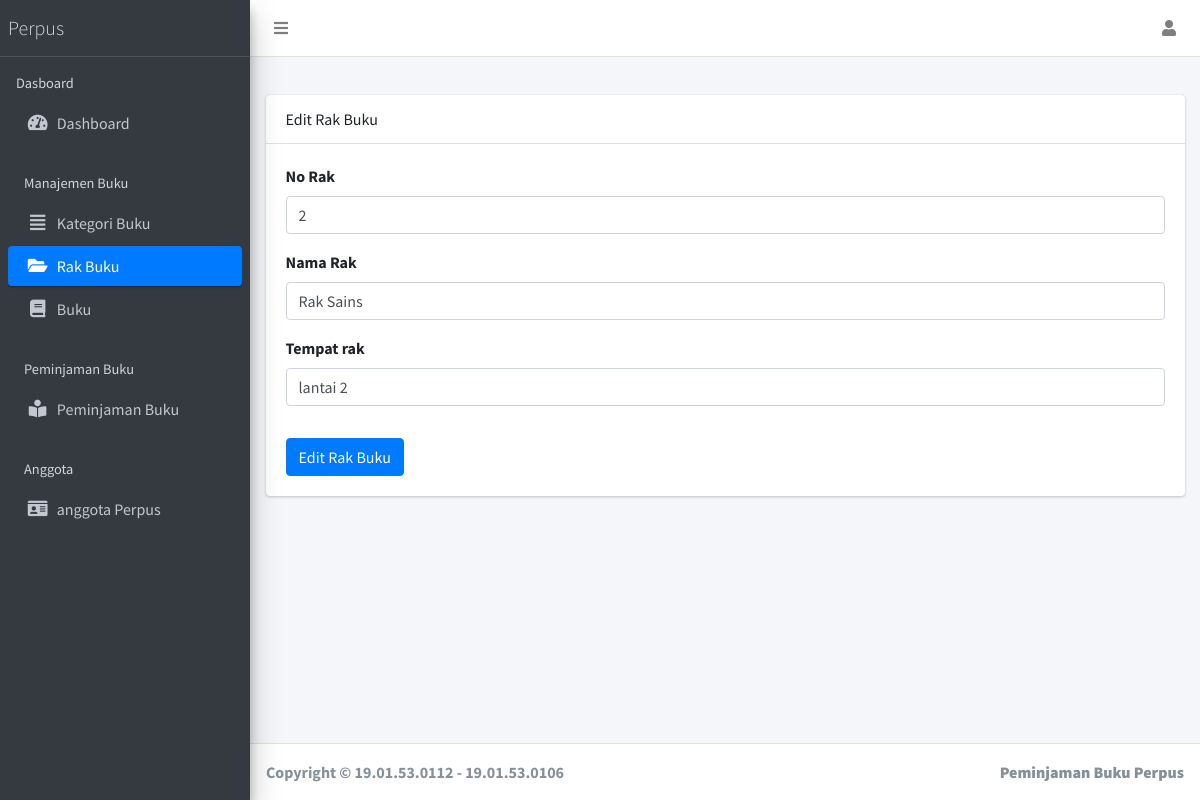
Page /?page=edit-rak&id=1 (signed in) on the earlier database version.
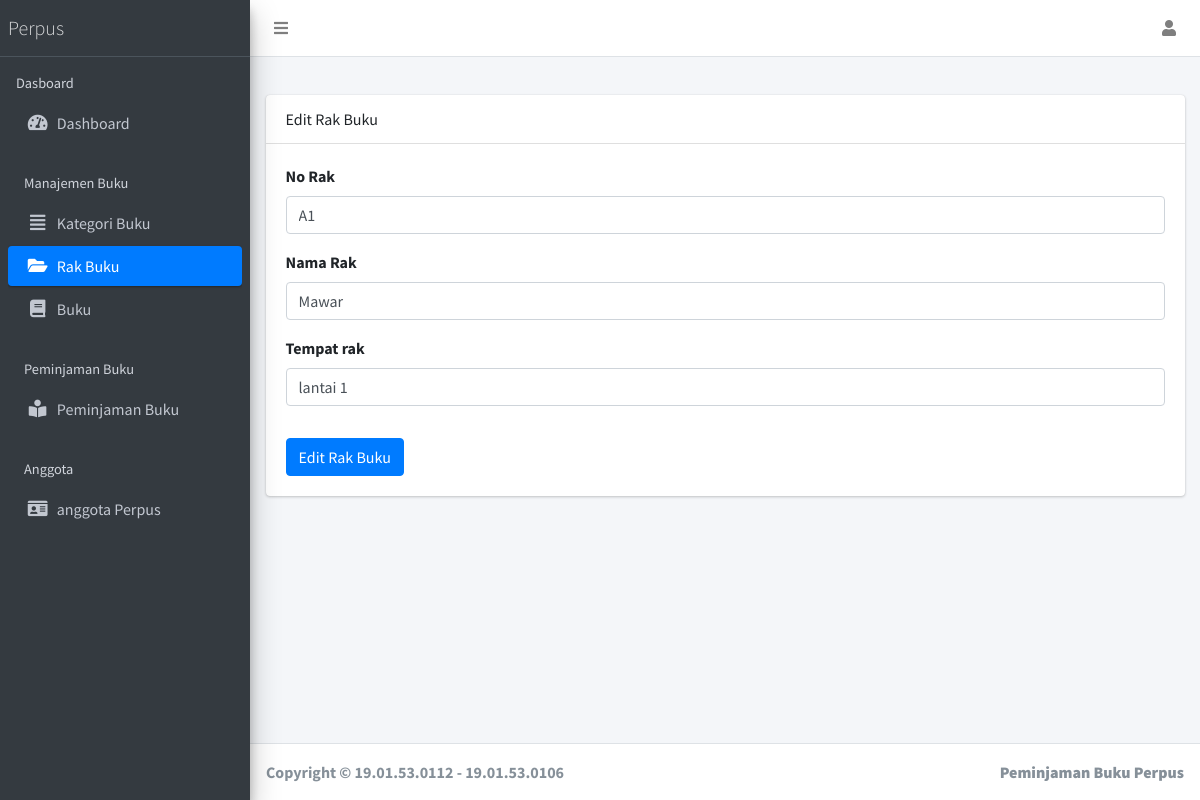
Same page on the later database version.
### tables this page shows
CREATE TABLE `rak_buku` (
  `id` int(11) NOT NULL,
  `no_rak` varchar(11) NOT NULL,
  `nama_rak` varchar(255) NOT NULL,
  `tempat` varchar(255) NOT NULL
);

### views/main/rak/edit.php (the view, shortened to what this page needs)
<?php
$id = $_GET['id'];
$query = "SELECT * FROM rak_buku WHERE id = $id";
$sql = mysqli_query($koneksi, $query) or die(mysqli_error($koneksi));
$data = mysqli_fetch_assoc($sql);
?>
<div class="row">
  <div class="col">
    <div class="card">
      <div class="card-header">
        Edit Rak Buku
      </div>
      <div class="card-body">
        <form action="" method="POST">
          <div class="form-group">
            <label for="no">No Rak</label>
            <input type="text" required name="no" placeholder="No Rak" value="<?= $data['no_rak'] ?>" id="no" class="form-control">
          </div>
          <div class="form-group">
            <label for="nama">Nama Rak</label>
            <input type="text" value="<?= $data['nama_rak'] ?>" required name="nama" placeholder="Nama Rak" id="nama" class="form-control">
          </div>
          <div class="form-group">
            <label for="tempat">Tempat rak</label>
            <input type="text" value="<?= $data['tempat'] ?>" required name="tempat" placeholder="tempat Rak" id="tempat" class="form-control">
          </div>
          <button type="submit" name="edit" class="btn btn-primary mt-3">Edit Rak Buku</button>
        </form>
      </div>
    </div>
  </div>
</div>

Differences in the rows shown:
changed rak_buku: no "2" → "A1"; nama "Rak Sains" → "Mawar"; tempat "lantai 2" → "lantai 1"
